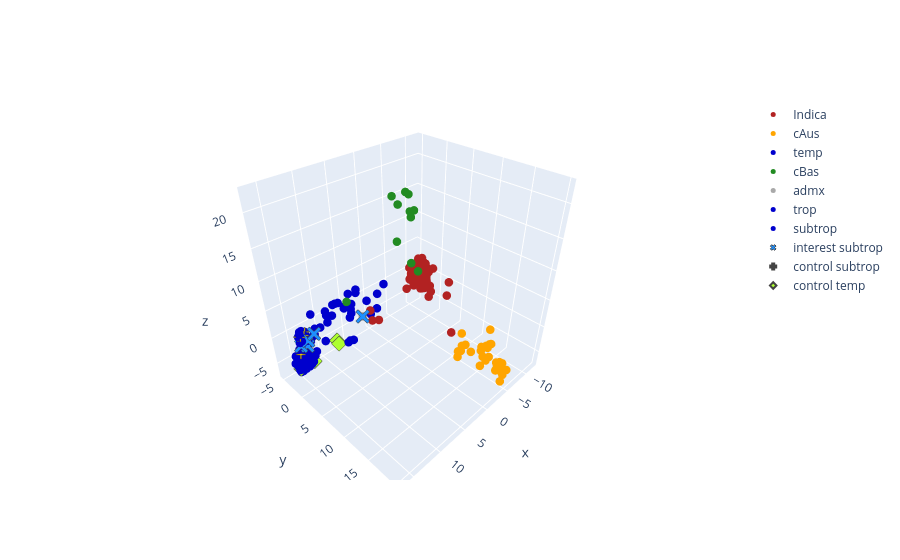

Notebook code for this chart:
### Code cell
from tools.pretty tools import plot_interest
from dict_codes import (
    code, gp_cols, gp_ref_cols, gp_names_dict
) 
ref_keep= [0,1,2,3,5,6]

plot_interest(genotype, summary, RG_info, subset_col, Names, code= code, gp_names_dict= gp_names_dict,ref_keep= ref_keep,
                                                    include= Names_select, Sn= Sn, Sm= Sm, gp_cols= gp_ref_cols, sample= True)
